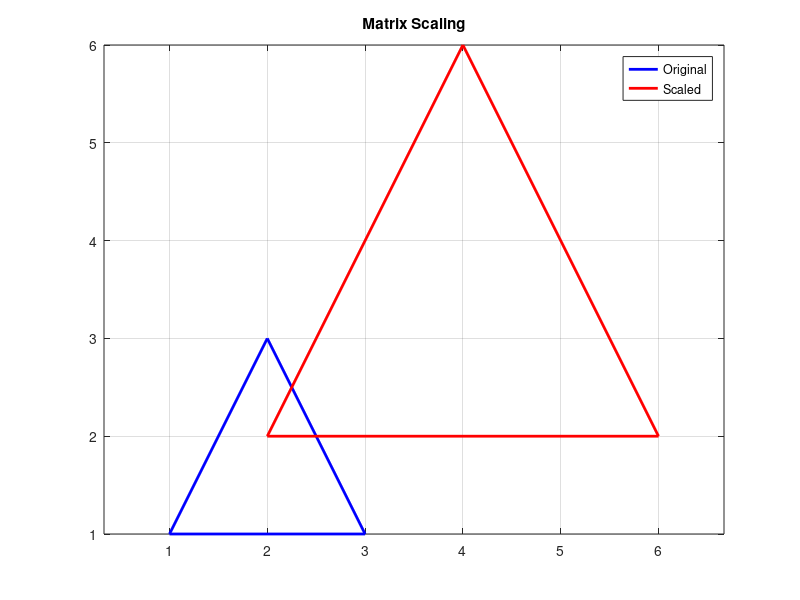

This figure's MATLAB source:
clc; clear; close all;
P = [1 3 2 1; 1 1 3 1];
S = [2 0; 0 2];
P_new = S * P;
plot(P(1,:), P(2,:), 'b', 'LineWidth', 2); hold on;
plot(P_new(1,:), P_new(2,:), 'r', 'LineWidth', 2);
legend('Original', 'Scaled');
title('Matrix Scaling');
grid on; axis equal;
